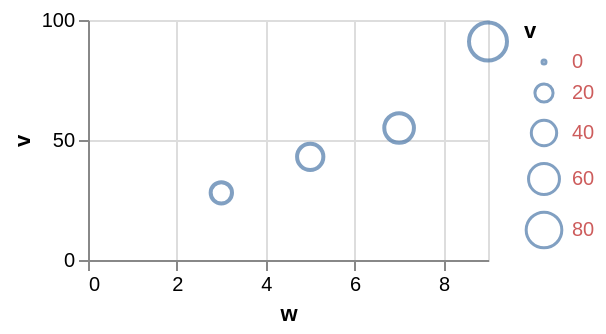

Write the Vega-Lite specification saved for this chart.
### Vega-Lite specification from a JSON file in a GitHub repository (floating-point values rounded to 4 significant figures)
{"$schema": "https://vega.github.io/schema/vega-lite/v6.json", "width": 200, "height": 120, "data": {"values": [{"c": "alpha", "v": 28, "w": 3, "t": "2024-01-07"}, {"c": "beta", "v": 55, "w": 7, "t": "2024-03-19"}, {"c": "gamma", "v": 43, "w": 5, "t": "2024-06-02"}, {"c": "delta", "v": 91, "w": 9, "t": "2024-09-11"}]}, "mark": "point", "encoding": {"x": {"field": "w", "type": "quantitative"}, "y": {"field": "v", "type": "quantitative"}, "size": {"field": "v", "type": "quantitative", "legend": {"labelColor": "indianred"}}}}
